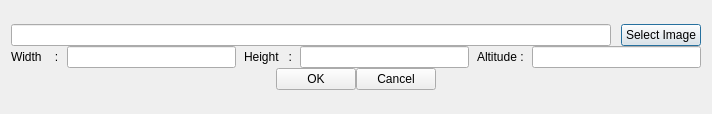
<?xml version="1.0" encoding="UTF-8"?>
<ui version="4.0">
 <class>SelectMapDialog</class>
 <widget class="QDialog" name="SelectMapDialog">
  <property name="geometry">
   <rect>
    <x>0</x>
    <y>0</y>
    <width>712</width>
    <height>114</height>
   </rect>
  </property>
  <property name="minimumSize">
   <size>
    <width>200</width>
    <height>100</height>
   </size>
  </property>
  <property name="maximumSize">
   <size>
    <width>1000</width>
    <height>114</height>
   </size>
  </property>
  <property name="windowTitle">
   <string>Select Map</string>
  </property>
  <layout class="QVBoxLayout" name="verticalLayout_2">
   <item>
    <layout class="QVBoxLayout" name="verticalLayout">
     <property name="spacing">
      <number>0</number>
     </property>
     <item>
      <layout class="QHBoxLayout" name="horizontalLayout">
       <property name="spacing">
        <number>10</number>
       </property>
       <item>
        <widget class="QLineEdit" name="selectedImage">
         <property name="readOnly">
          <bool>true</bool>
         </property>
        </widget>
       </item>
       <item>
        <widget class="QPushButton" name="selectImage">
         <property name="text">
          <string>Select Image</string>
         </property>
        </widget>
       </item>
      </layout>
     </item>
     <item>
      <layout class="QHBoxLayout" name="horizontalLayout_2">
       <property name="spacing">
        <number>8</number>
       </property>
       <item>
        <widget class="QLabel" name="label1">
         <property name="text">
          <string>Width    :</string>
         </property>
        </widget>
       </item>
       <item>
        <widget class="QLineEdit" name="leWidth">
         <property name="inputMask">
          <string/>
         </property>
        </widget>
       </item>
       <item>
        <widget class="QLabel" name="label2">
         <property name="text">
          <string>Height   :</string>
         </property>
        </widget>
       </item>
       <item>
        <widget class="QLineEdit" name="leHeight"/>
       </item>
       <item>
        <widget class="QLabel" name="label3">
         <property name="text">
          <string>Altitude :</string>
         </property>
        </widget>
       </item>
       <item>
        <widget class="QLineEdit" name="leAltitude"/>
       </item>
      </layout>
     </item>
     <item>
      <layout class="QHBoxLayout" name="horizontalLayout_4">
       <item>
        <spacer name="horizontalSpacer">
         <property name="orientation">
          <enum>Qt::Horizontal</enum>
         </property>
         <property name="sizeHint" stdset="0">
          <size>
           <width>40</width>
           <height>20</height>
          </size>
         </property>
        </spacer>
       </item>
       <item>
        <widget class="QPushButton" name="OK">
         <property name="text">
          <string>OK</string>
         </property>
        </widget>
       </item>
       <item>
        <widget class="QPushButton" name="Cancel">
         <property name="text">
          <string>Cancel</string>
         </property>
        </widget>
       </item>
       <item>
        <spacer name="horizontalSpacer_2">
         <property name="orientation">
          <enum>Qt::Horizontal</enum>
         </property>
         <property name="sizeHint" stdset="0">
          <size>
           <width>40</width>
           <height>20</height>
          </size>
         </property>
        </spacer>
       </item>
      </layout>
     </item>
    </layout>
   </item>
  </layout>
 </widget>
 <resources/>
 <connections/>
</ui>
